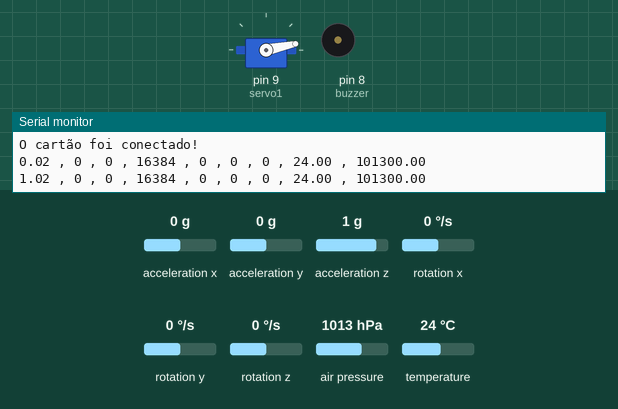
Simulated run of this sketch. Board: Arduino Uno, built with avr-gcc and run on an emulated ATmega328P. On the bench: servo, buzzer (waves = sounding), the last lines printed to the serial monitor. Inputs (shaded band) come from the test bench; at power-on: acceleration z 1 g, acceleration x 0 g, acceleration y 0 g, rotation x 0 °/s, rotation y 0 °/s, rotation z 0 °/s, air pressure 1013 hPa, temperature 24 °C. Storage starts empty.

Above: at 1.2 s.
1.3 s: acceleration z set to -1.4 g
At 2.4 s:
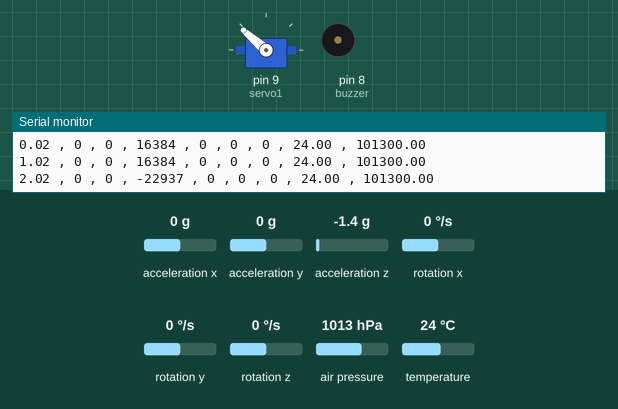
5.4 s: acceleration z set to -0.8 g
At 6.7 s:
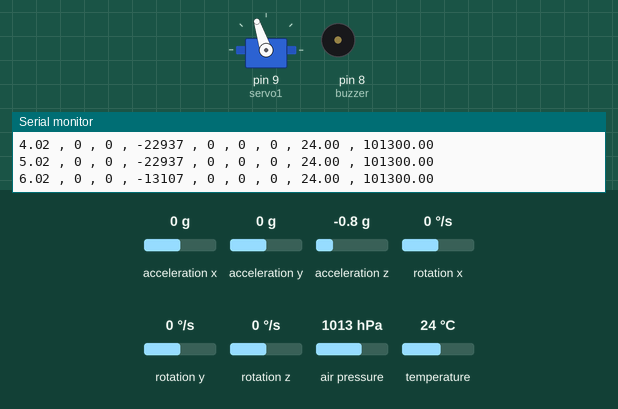
9.5 s: acceleration z set to 0 g
At 10.8 s:
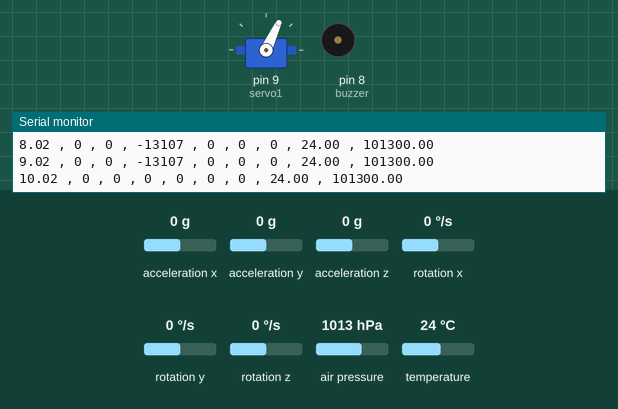
13.5 s: acceleration z set to 0.8 g
At 14.8 s:
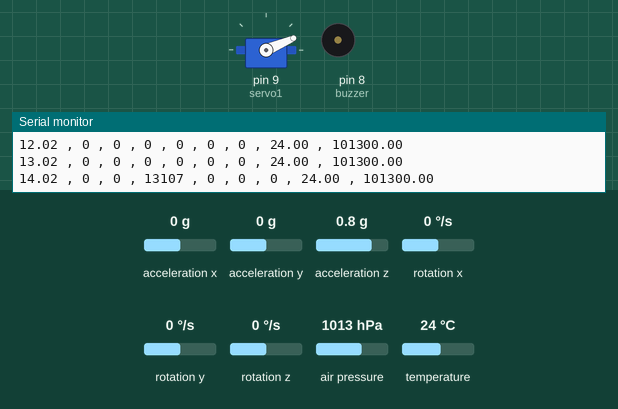
17.5 s: acceleration z set to 1.4 g
At 18.8 s:
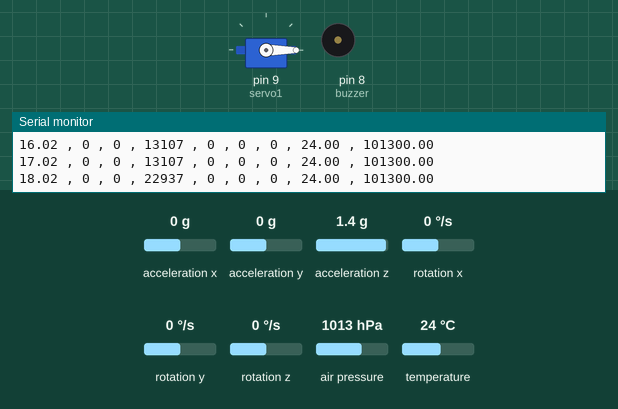
Timing chart, 0 to 22.6 s (numbered marks = the images above; inputs shaded):
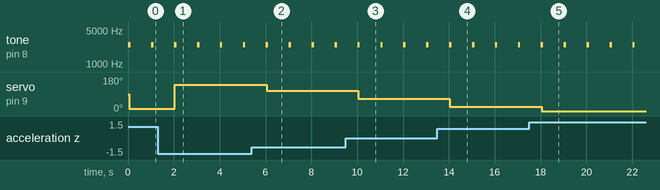

The sketch:

flight_computer_.ino
```cpp
#include <MPU6050.h>
#include <Adafruit_BMP085.h>
#include <Wire.h>
#include <SPI.h>
#include <I2Cdev.h>
#include <Servo.h>
#include <SD.h>

MPU6050 mpu;
Adafruit_BMP085 mySensor;
const int chipSelect = 4;
double tempoInicio = 0;
double tempoFim = 0;
int16_t ax, ay, az;
int16_t gx, gy, gz;
int vall;
int prevVall;
int buzzer = 8;
float tempc;
float pressure;
Servo servo1;

void setup()
{
  Serial.begin(9600);
  mySensor.begin();
  Wire.begin();
  mpu.initialize();
  servo1.attach(9);
  pinMode(buzzer, OUTPUT);
  if(!SD.begin(chipSelect))
  {
   Serial.println("Falha ao conectar o cartao!");
   return;
  }
  Serial.println("O cartão foi conectado!");
  Serial.println();
}

void loop()
{
  tone(buzzer, 2500, 100);
  tempoInicio = millis();
  mpu.getMotion6(&ax, &ay, &az, &gx, &gy, &gz);
  tempc = mySensor.readTemperature();
  pressure = mySensor.readPressure();
  vall = map(az,-17000, 17000, 120, 10);

  Serial.print(tempoInicio/1000);
  Serial.print(" , "); Serial.print(ax);
  Serial.print(" , "); Serial.print(ay);
  Serial.print(" , "); Serial.print(az);
  Serial.print(" , "); Serial.print(gx);
  Serial.print(" , "); Serial.print(gy);
  Serial.print(" , "); Serial.print(gz);
  Serial.print(" , "); Serial.print(tempc);
  Serial.print(" , "); Serial.println(pressure);

  File dataFile = SD.open("datalog.txt", FILE_WRITE);
  if(dataFile)
  {
    dataFile.print(tempoInicio/1000);
    dataFile.print(" , "); dataFile.print(ax);
    dataFile.print(" , "); dataFile.print(ay);
    dataFile.print(" , "); dataFile.print(az);
    dataFile.print(" , "); dataFile.print(gx);
    dataFile.print(" , "); dataFile.print(gy);
    dataFile.print(" , "); dataFile.print(gz);
    dataFile.print(" , "); dataFile.print(tempc);
    dataFile.print(" , "); dataFile.print(pressure);

    dataFile.close();
  } else {
    Serial.println("Erro ao abrir o arquivo datalog.txt");
  }

  if(vall != prevVall)
  {
    servo1.write(vall);
    prevVall = vall;
  }
  tempoFim = millis();
  delay(1000 - (tempoFim - tempoInicio));
}
```

Measured:
- after the input at 1.3 s, servo on pin 9 (servo1): 12° → 139° after 0.74 s
- after the input at 5.4 s, servo on pin 9 (servo1): 139° → 108° after 0.64 s
- after the input at 9.5 s, servo on pin 9 (servo1): 108° → 65° after 0.54 s
- after the input at 13.5 s, servo on pin 9 (servo1): 65° → 23° after 0.54 s
- after the input at 17.5 s, servo on pin 9 (servo1): 23° → 0° after 0.54 s
- by itself, tone on pin 8 (buzzer): alternates 2500 Hz for 0.10 s and silent for 0.90 s
